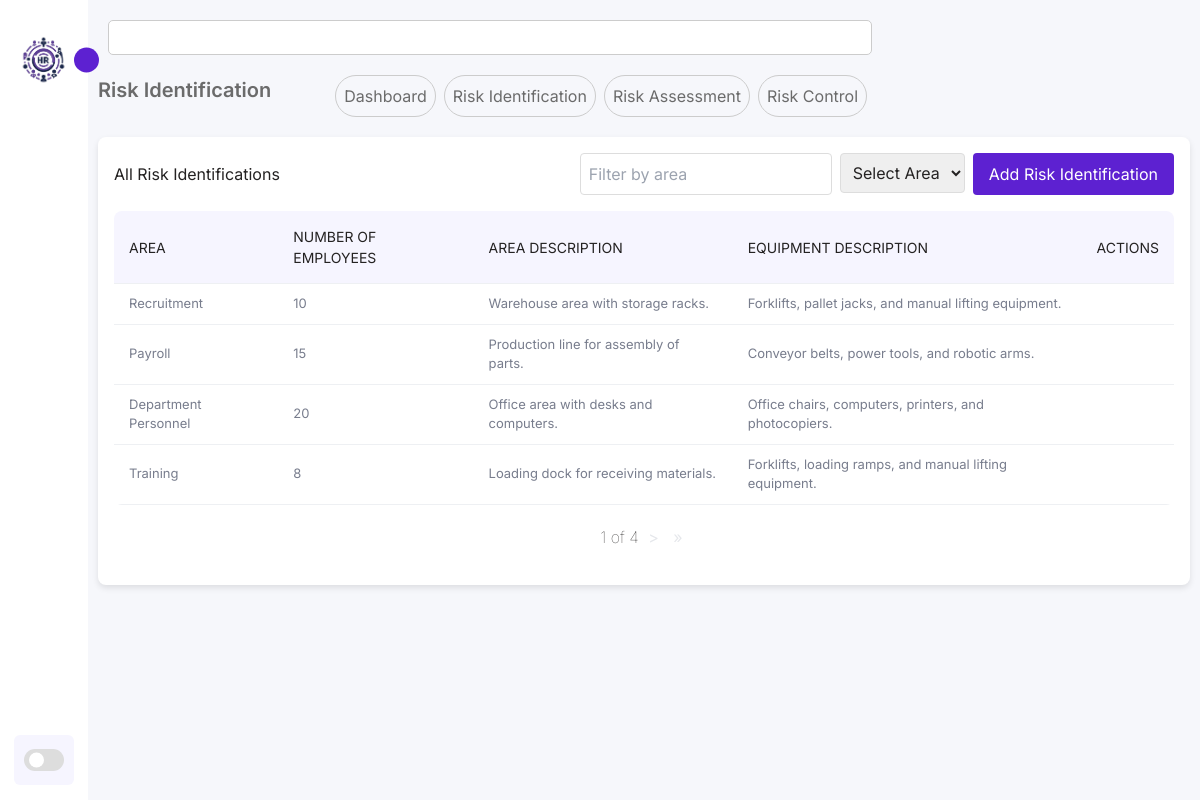
Page /risk-analysis/risk-identification/ on the committed database.
### osha_riskanalysis/models.py (models this page shows, shortened)
class RiskIdentification(models.Model):
    area = models.ForeignKey(Area, on_delete=models.CASCADE)
    number_of_employees = models.IntegerField()
    area_description = models.TextField()
    equipment_description = models.TextField()

### department/models.py (models this page shows, shortened)
class Area(models.Model):
    name = models.CharField(max_length=100)
    description = models.TextField(null=True, blank=True)
    department = models.ForeignKey(Department, on_delete=models.CASCADE, related_name='areas')

### osha_riskanalysis/views.py (the view)
# urls.py: path('risk-identification/', views.risk_identification_list, name='risk_identification_list'),  # Corrigido aqui
def risk_identification_list(request):
    risks = RiskIdentification.objects.all()
    paginator = Paginator(risks, 4)
    page_number = request.GET.get('page')
    page_obj = paginator.get_page(page_number)
    return render(request, 'risk_identification_list.html', {'page_obj': page_obj})

### osha_riskanalysis/templates/risk_identification_list.html (shortened to what this page needs)
{% extends 'base_generic.html' %}
{% load static %}
{% block extra_styles %}
    <link rel="stylesheet" href="{% static 'css/lists.css' %}">
{% endblock %}
{% block content %}
<section class="main-title">
    <h1>Risk Identification</h1>
    <div class="buttons">
        <a class="sub-item" href="{% url 'dashboard' %}">Dashboard</a>
        <a class="sub-item" href="{% url 'risk_identification_list' %}">Risk Identification</a>
        <a class="sub-item" href="{% url 'risk_assessment_list' %}">Risk Assessment</a>
        <a class="sub-item" href="{% url 'risk_control_list' %}">Risk Control</a>
    </div>
</section>
<div class="card">
    <div class="card-header">
        <h2>All Risk Identifications</h2>
        <div class="filters">
            <input type="search" placeholder="Filter by area" class="filter-input" />
            <form method="GET" id="filter-form">
                <select id="area-select" class="filter-select" onchange="this.form.submit()">
                    <option value="">Select Area</option>
                </select>
            </form>
            <button class="btn_add"><a href="{% url 'risk_identification_create' %}">Add Risk Identification</a></button>
        </div>
    </div>
    <div class="board">
        <table width="100%">
            <thead>
                <tr>
                    <td>Area</td>
                    <td>Number of Employees</td>
                    <td>Area Description</td>
                    <td>Equipment Description</td>
                    <td>Actions</td>
                </tr>
            </thead>
            <tbody>
                {% for risk in page_obj %}
                <tr>
                    <td class="people-des"><p>{{ risk.area.name }}</p></td>
                    <td class="people-des"><p>{{ risk.number_of_employees }}</p></td>
                    <td class="people-des"><p>{{ risk.area_description }}</p></td>
                    <td class="people-des"><p>{{ risk.equipment_description }}</p></td>
                    <td class="table-icons">
                    </td>
                </tr>
                {% endfor %}
            </tbody>
        </table>
    </div>
    <div class="pagination">
        <span class="step-links">
            <span class="current">
                 {{ page_obj.number }} of {{ page_obj.paginator.num_pages }}
            </span>
            {% if page_obj.has_next %}
                <a href="?page={{ page_obj.next_page_number }}">&gt;</a>
                <a href="?page={{ page_obj.paginator.num_pages }}"> &raquo;</a>
            {% endif %}
        </span>
    </div>
{% endblock %}

### static/css/style.css (style rules this page uses)
:root { --color-dark: #1D2231; --text-grey: #8390A2; --bg-body: #f6f7fb; --bg-main: #ffffff; --main-color: #5d21d1; --text-white: #ffffff; --body-color: #E4E9F7; --sidebar-color: #FFF; --primary-color: #5d21d1; --primary-color-light: #F6F5FF; --toggle-color: #DDD; --text-color: #242222; --tran-03: all 0.2s ease; --tran-04: all 0.3s ease; --tran-05: all 0.3s ease; }
* { padding: 0; margin: 0; box-sizing: border-box; list-style-type: none; text-decoration: none; font-family: 'Inter', sans-serif; }
body { height: 100vh; background: var(--bg-body); margin: 1rem 3rem; }
.main-title { display: flex; gap: 4rem; margin-bottom: 20px; }
.main-title h1 { font-size: 20px; font-weight: 600; color: #6b6b6b; }
.buttons { display: flex; gap: 0.5rem; }
.buttons .sub-item { background: transparent; padding: 0.5rem 0.5rem; border: solid 1px #ccc; border-radius: 30px; color: #6b6b6b; }
.pagination { margin: 20px 0; text-align: center; color: var(--text-color); }
.step-links a { margin: 0 5px; text-decoration: none; color: #e5e7eb; }
.step-links .current { font-weight: lighter; }

### static/css/lists.css (style rules this page uses)
.card { background-color: var(--bg-main); border-radius: 8px; box-shadow: 0 3px 6px rgba(0, 0, 0, 0.1); padding: 1rem; margin-bottom: 1rem; width: 100%; max-width: 100%; }
.card-header { display: flex; justify-content: space-between; align-items: center; margin-bottom: 1rem; color: var(--text-color); }
.filters { display: flex; gap: 0.5rem; }
.filter-input, .filter-select { padding: 0.5rem; border: 1px solid #ddd; border-radius: 4px; }
.btn_add { padding: 0.2rem 1rem; border-radius: 4px; border: none; background-color: var(--main-color); color: var(--text-white); cursor: pointer; }
.board { width: 100%; overflow: auto; background: #fff; border-radius: 8px; }
.board p { font-weight: 400; font-size: 13px; color: #787d8d; }
table { border-collapse: collapse; width: 100%; }
tr { border-bottom: 1px solid #eef0f3; }
thead td { font-size: 14px; text-transform: uppercase; font-weight: 400; background: #F9FAFB; text-align: start; padding: 15px; }
tbody tr td { padding: 10px 15px; }
table { border-collapse: collapse; }
thead td { font-size: 12px; text-transform: uppercase; font-weight: 400; background: #F9FAFB; text-align: start; padding: 10px; }
tbody tr td { padding: 10px 10px; }
table { border-collapse: collapse; width: 100%; background-color: var(--bg-main); color: var(--text-color); }
thead td { font-size: 14px; text-transform: uppercase; font-weight: 400; background: var(--primary-color-light); text-align: start; padding: 15px; }

### rows in the picture
RiskIdentification: area.name "Recruitment", number_of_employees "10", area_description "Warehouse area with storage racks.", equipment_description "Forklifts, pallet jacks, and manual lifting equipment."
RiskIdentification: area.name "Payroll", number_of_employees "15", area_description "Production line for assembly of parts.", equipment_description "Conveyor belts, power tools, and robotic arms."
RiskIdentification: area.name "Department Personnel", number_of_employees "20", area_description "Office area with desks and computers.", equipment_description "Office chairs, computers, printers, and photocopiers."
RiskIdentification: area.name "Training", number_of_employees "8", area_description "Loading dock for receiving materials.", equipment_description "Forklifts, loading ramps, and manual lifting equipment."

### other values in the picture
{{ page_obj.number }} "1"
{{ page_obj.paginator.num_pages }} "4"
